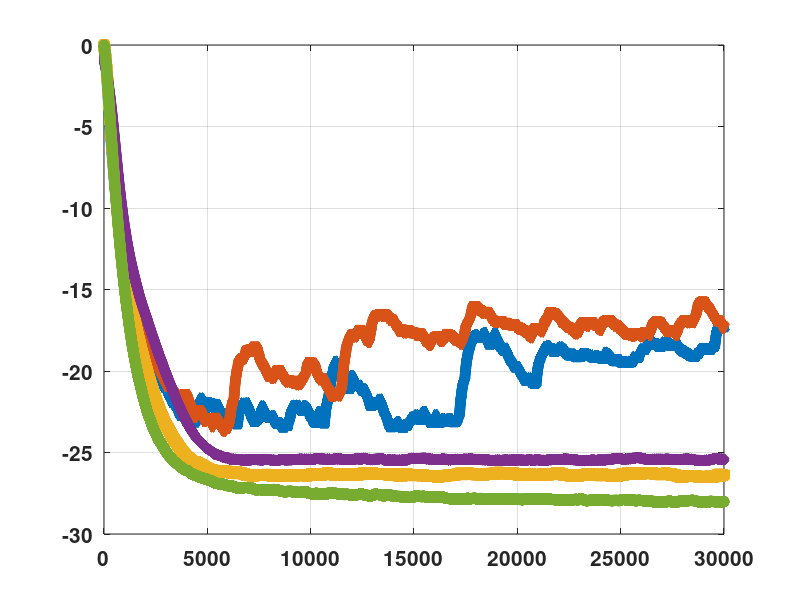

Write MATLAB code to recreate this figure. (Note: this script raises an error after producing the figure.)
clc; clear; close all;
load saflms.mat
load safnlms.mat
load safmcc.mat
load safvsssnlms.mat
load safarcmmsgd.mat
figure; grid on; hold on; box on;
set(gca, 'fontweight', 'bold', 'FontSize', 15);
f1 = plot(emf_saflms, '-^', 'linewidth', 2);
f2 = plot(emf_safnlms, '-v', 'linewidth', 2);
f3 = plot(emf_safmcc, '-s', 'linewidth', 2);
f4 = plot(emf_safvsssnlms, '-d', 'linewidth', 2);
f5 = plot(emf_safarcmmsgd, '-o', 'linewidth', 2);
nummarkers([f1, f2, f3, f4, f5], 8);
% plot(-30*ones(size(emf_saflms)), '--', 'linewidth', 2);
xlabel('Samples'); ylabel('MSE [dB]'); %title('\bfMean Square Error');
set(gca, 'XTick', [0, 6000, 12000, 18000, 24000, 30000]);
set(gca, 'XTicklabel', [0, 6000, 12000, 18000, 24000, 30000]);
% a1 = annotation('textarrow', [0.3, 0.52], [0.2, 0.36], 'String', 'Proposed method');  % alpha = 1
a1 = annotation('textarrow', [0.16, 0.21], [0.08, 0.28], 'String', 'Proposed method');  % alpha = 1.6
set(a1, 'fontsize', 15, 'color', 'r');
h1 = legend(' SAF-LMS', ' SAF-NLMS', ' SAF-MCC', ' SAF-VSS-SNLMS', ' SAF-ARC-MMSGD');
set(h1, 'fontsize', 12, 'location', 'northeast', 'box', 'on');

axes('position', [0.46, 0.38, 0.4, 0.2]);
ind = length(emf_saflms)-400:length(emf_saflms);
hold on; grid on; box on;
f1 = plot(3e4, -23);
f2 = plot(3e4, -26);
f3 = plot(ind, emf_safmcc(ind), '-s', 'linewidth', 2, 'markersize', 7);
f4 = plot(ind, emf_safvsssnlms(ind), '-d', 'linewidth', 2, 'markersize', 7);
f5 = plot(ind, emf_safarcmmsgd(ind), '-o', 'linewidth', 2, 'markersize', 7);
nummarkers([f1, f2, f3, f4, f5], 5);
set(gca, 'XTicklabel', [29600, 29700, 29800, 29900, 30000]);
set(gca, 'fontweight', 'bold', 'FontSize', 10);